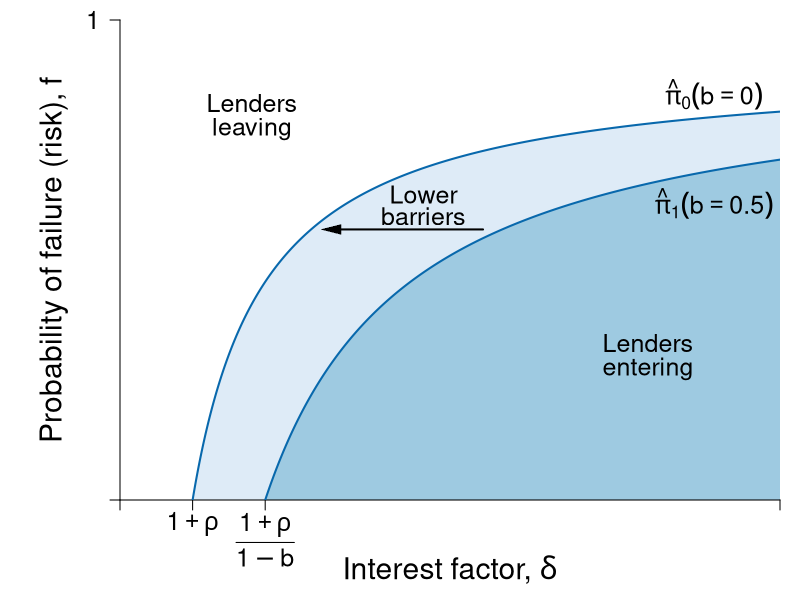

Write the R code that produced this figure.
#' Graph Designer: Scott Cohn
#' Authors: Bowles and Halliday
#' Title: Coordination, Conflict and Competition: A Text in Microeconomics

library(shape)
pdf(file = "credit/credit_profit_barriers.pdf", width = 8, height = 6)

#Set parameters for graphics
pointsize <- 1.8
axislabelsize <- 1.8
labelsize <- 1.5
namesize <- 1.8
annotatesize <- 1.5
graphlinewidth <- 2
segmentlinewidth <- 1.5

COL <- c("#7fc97f", "#beaed4", "#fdc086", "#ffff99", "#386cb0", "#f0027f", "#bf5b17", "#666666")
COLA <- c("#e0f3db", "#99d8c9","#66c2a4","#41ae76", "#238b45", "#005824")
COLB <- c("#c6dbef", "#4eb3d3", "#2b8cbe", "#0868ac","#084081")
COLC <- c("#fcfbfd", "#efedf5", "#dadaeb", "#bcbddc", "#9e9ac8", "#807dba", "#6a51a3", "#54278f", "#3f007d")
grays <- gray.colors(25, start = 1, end = 0, alpha = 1)

#Edited the margins to cater for the larger LHS labels
par(mar =  c(5, 6, 1, 1))

brfFn <- function(delta, q = 1, k = 1) {
  .5 + (delta / (2 * q)) * (1 - k)
}

PCFn <- function(delta, q = 1) {
  delta/q
}

isoprofitFn <- function(delta, rho = 0.1, b = 0.5) {
  1 - ((1 + rho)/(1 - b))*(1/delta)
}

yFn <- function(d1, f1, q = 1){
  q*f1*(1 - f1) - d1*(1 - f1)
}

ylow <- function(delta, q = 1, ybar = 0.0625){
  (-sqrt(delta^2 - 2*delta*q + q^2 - 4*q*ybar) + delta + q)/(2*q)
}

yhigh <- function(delta, q = 1, ybar = 0.0625){
  (sqrt(delta^2 - 2*delta*q + q^2 - 4*q*ybar) + delta + q)/(2*q)
}

xlims <- c(0, 10)
ylims <- c(0, 1.1)

npts <- 501 
d1 <- seq(xlims[1], xlims[2], length.out = npts)
f1 <- seq(ylims[1], ylims[2], length.out = npts) 
a <- c(0.0625)

plot(0, 0, xlim = xlims, ylim = ylims, type = "n",
     xlab = expression(paste("")),
     ylab = expression(paste("")), 
     xaxt = "n", 
     yaxt = "n", 
     cex.lab = axislabelsize, 
     bty = "n",
     xaxs = "i", 
     yaxs = "i"
)


# ticksy <- c(ylims[1], 0.5, ylims[2] - 0.1)
# ylabels <- c(NA, expression(paste(f == frac(1,2))), 1)
ticksy <- c(ylims[1], ylims[2])
ylabels <- c(NA, 1)
ticksx <- c(xlims[1], (1 + 0.1)/(1 - 0), (1 + 0.1)/(1 - 0.5), xlims[2])
xlabels <- c(NA, expression(paste(1 + rho)), NA, NA)

text((1 + 0.1)/(1 - 0.5), - 0.09, expression(paste(frac(1 + rho, 1 - b))), xpd = TRUE, cex = labelsize) 


npts <- 503 
xx1 <- seq(xlims[1], xlims[2], length.out = npts)


# Polygon
COLD <- c("#deebf7", "#9ecae1")
xpoly <- seq(from = (1 + 0.1)/(1 - 0), to = xlims[2], length.out = 500)
ypoly <- isoprofitFn(xpoly, b = 0)
polygon(x = xpoly, y = ypoly, col = COLD[1], density = NULL, border = NA)

xpoly1 <- c((1 + 0.1)/(1 - 0), xlims[2], xlims[2])
ypoly1 <- c(0, 0, isoprofitFn(xlims[2], b = 0))
polygon(x = xpoly1, y = ypoly1, col = COLD[1], density = NULL, border = NA)

xpoly2 <- seq(from = (1 + 0.1)/(1 - 0.5), to = xlims[2], length.out = 500)
ypoly2 <- isoprofitFn(xpoly2, b = 0.5)
polygon(x = xpoly2, y = ypoly2, col = COLD[2], density = NULL, border = NA)

xpoly3 <- c((1 + 0.1)/(1 - 0.5), xlims[2], xlims[2])
ypoly3 <- c(0, 0, isoprofitFn(xlims[2], b = 0.5))
polygon(x = xpoly3, y = ypoly3, col = COLD[2], density = NULL, border = NA)

#segments(0.25, 0, xlims[2], isoprofitFn(xlims[2], b = 0.5), col = COLD[2])

axis(1, at = ticksx, pos = 0, labels = xlabels, cex.axis = labelsize)
axis(2, at = ticksy, pos = 0, labels = ylabels, las = 1, cex.axis = labelsize)


#Draw the graphs
# lines(xx1, brfFn(xx1, k = 0.28), col = COLA[4], lwd = graphlinewidth)
# lines(xx1, brfFn(xx1, k = 0.5), col = COLA[4], lwd = graphlinewidth)
# lines(xx1, brfFn(xx1, k = 0.75), col = COLA[4], lwd = graphlinewidth)
lines(xx1, isoprofitFn(xx1), col = COLB[4], lwd = graphlinewidth)
lines(xx1, isoprofitFn(xx1, b = 0), col = COLB[4], lwd = graphlinewidth)
#lines(xx1, isoprofitFn(xx1, pi = 0.5), col = COLB[4], lwd = graphlinewidth)


#Axis labels
#mtext(expression(paste("Interest factor, ", delta)), side = 1, line = 3.3, cex = axislabelsize)
text(0.5*(xlims[2]), - 0.16 , expression(paste("Interest factor, ", delta)), xpd = TRUE, cex = axislabelsize) 
text(-1, 0.5*(ylims[2]), expression(paste("Probability of failure (risk), ", f)), xpd = TRUE, cex = axislabelsize, srt = 90) 

#segments(0.39, -1, 0.39, brfFn(0.39, k = 0.75), lty = 2, col = grays[20] , lwd = segmentlinewidth)
#points(0.39, brfFn(0.39, k = 0.75), pch = 16, col = "black", cex = 1.5)
#text(0.39 + 0.025, brfFn(0.39, k = 0.75) - 0.03, expression(paste(b)), cex = labelsize)

#segments(1, -1, 1, brfFn(delta = 1, k = 0.5), lty = 2, col = grays[20] , lwd = segmentlinewidth)
#points(1, brfFn(1, k = 0.5), pch = 16, col = "black", cex = 1.5)
# text(1, brfFn(1, k = 0.5) + 0.04, expression(paste(n)), cex = labelsize)

#segments(.59, -1, 0.59, brfFn(delta = 0.59, k = 0.75), lty = 2, col = grays[20] , lwd = segmentlinewidth)
#points(0.59, brfFn(0.59, k = 0.75), pch = 16, col = "black", cex = 1.5)
#text(0.59 + 0.025, brfFn(0.59, k = 0.75) - 0.03, expression(paste(a)), cex = labelsize)

#segments(.7, -1, 0.7, brfFn(delta = 0.7, k = 0.28), lty = 2, col = grays[20] , lwd = segmentlinewidth)
#points(0.7, brfFn(0.7, k = 0.28), pch = 16, col = "black", cex = 1.5)

# ZPC
# text(1.35, 0.925, expression(paste(hat(pi)[0]^{t==0} == 1 + rho[0])), cex = labelsize, xpd = TRUE)
# text(1.35, 0.75, expression(paste(hat(pi)[0]^{t==1} == 1 + rho[1])), cex = labelsize, xpd = TRUE)

text(9, 0.93, expression(paste(hat(pi)[0]({b==0}) )), cex = labelsize, xpd = TRUE)
text(9, 0.68, expression(paste(hat(pi)[1]({b==0.5}) )), cex = labelsize, xpd = TRUE)


# text(1.1, 1.08, expression(paste("BRF of previously excluded")), cex = labelsize, xpd = TRUE)
# text(1.1, 1.02, expression(paste("now marginal borrower")), cex = labelsize, xpd = TRUE)
# Arrows(1.1, 0.98, 1.1, 0.92, col = "black", lty = 1, lwd = 2, arr.type = "triangle", arr.lwd = 0.5)
# 
# text(1.1, 0.5, expression(paste("BRF of")), cex = labelsize)
# text(1.1, 0.44, expression(paste("wealthy borrower")), cex = labelsize)
# Arrows(1.1, 0.53, 1.1, 0.6, col = "black", lty = 1, lwd = 2, arr.type = "triangle", arr.lwd = 0.5)
# 
# 
# text(0.6, 0.91, expression(paste("BRF of previously")), cex = labelsize)
# text(0.6, 0.85, expression(paste("marginal borrower")), cex = labelsize)
# Arrows(0.6, 0.82, 0.6, 0.68, col = "black", lty = 1, lwd = 2, arr.type = "triangle", arr.lwd = 0.5)

#text(0.49, 0.15, expression(paste("Policy")), cex = labelsize)
#text(0.49, 0.09, expression(paste("Change")), cex = labelsize)

# text(4.7, 0.7, expression(paste("Barriers")), cex = labelsize)
# text(4.7, 0.65, expression(paste("decrease")), cex = labelsize)
text(4.6, 0.7, expression(paste("Lower")), cex = labelsize)
text(4.6, 0.65, expression(paste("barriers")), cex = labelsize)

Arrows(5.5, 0.62, 3.2, 0.62, col = "black", lty = 1, lwd = 2, arr.type = "triangle", arr.lwd = 0.5)


#Labels for lenders entering and leaving
text(2, 0.91, expression(paste("Lenders")), cex = labelsize)
text(2, 0.85, expression(paste("leaving")), cex = labelsize)

text(8, 0.36, expression(paste("Lenders")), cex = labelsize)
text(8, 0.3, expression(paste("entering")), cex = labelsize)


dev.off()
